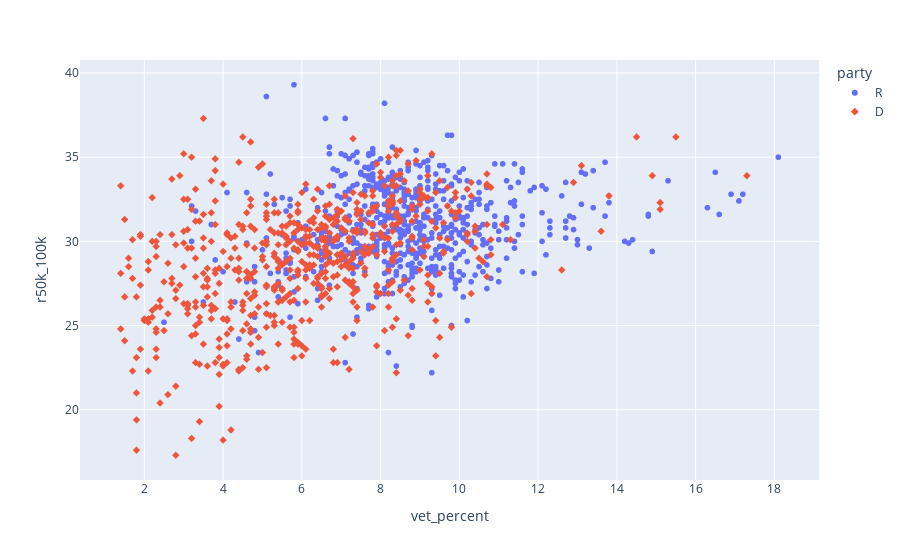

Write notebook code for a chart like this one.
### Code cell
fig = px.scatter(df,'vet_percent', 'r50k_100k', color = 'party', symbol = 'party')

fig.show()

### Figure 1 — Plotly figure (JSON) as saved in the notebook; plotly's stock layout.template omitted (floating-point values rounded to 4 significant figures; data arrays with more than 128 entries replaced by an {"elided": "..."} marker saying what was removed)
{"data": [{"hovertemplate": "party=R<br>vet_percent=%{x}<br>r50k_100k=%{y}<extra></extra>", "legendgroup": "R", "marker": {"color": "#636efa", "symbol": "circle"}, "mode": "markers", "name": "R", "showlegend": true, "type": "scattergl", "x": {"elided": "662 float values"}, "xaxis": "x", "y": {"elided": "662 float values"}, "yaxis": "y"}, {"hovertemplate": "party=D<br>vet_percent=%{x}<br>r50k_100k=%{y}<extra></extra>", "legendgroup": "D", "marker": {"color": "#EF553B", "symbol": "diamond"}, "mode": "markers", "name": "D", "showlegend": true, "type": "scattergl", "x": {"elided": "606 float values"}, "xaxis": "x", "y": {"elided": "606 float values"}, "yaxis": "y"}], "layout": {"legend": {"title": {"text": "party"}, "tracegroupgap": 0}, "margin": {"t": 60}, "xaxis": {"anchor": "y", "domain": [0, 1], "title": {"text": "vet_percent"}}, "yaxis": {"anchor": "x", "domain": [0, 1], "title": {"text": "r50k_100k"}}}}
